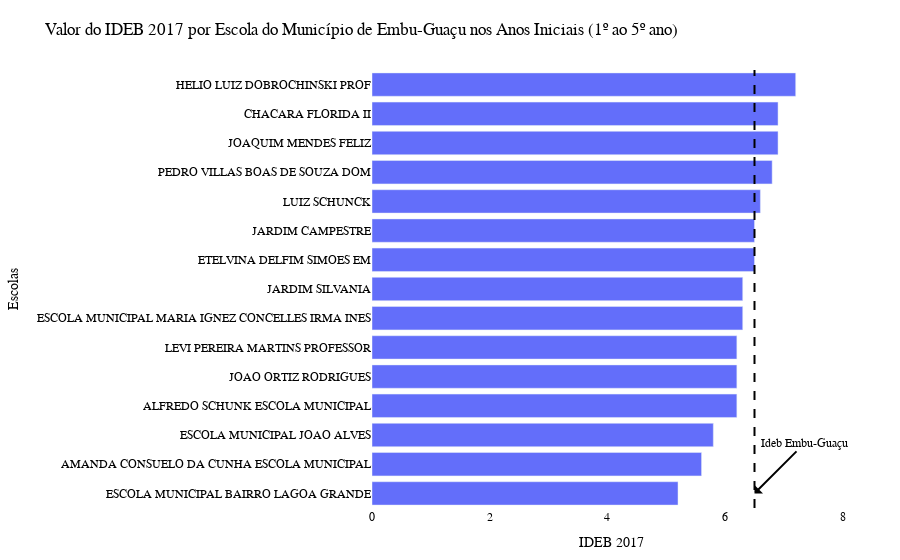
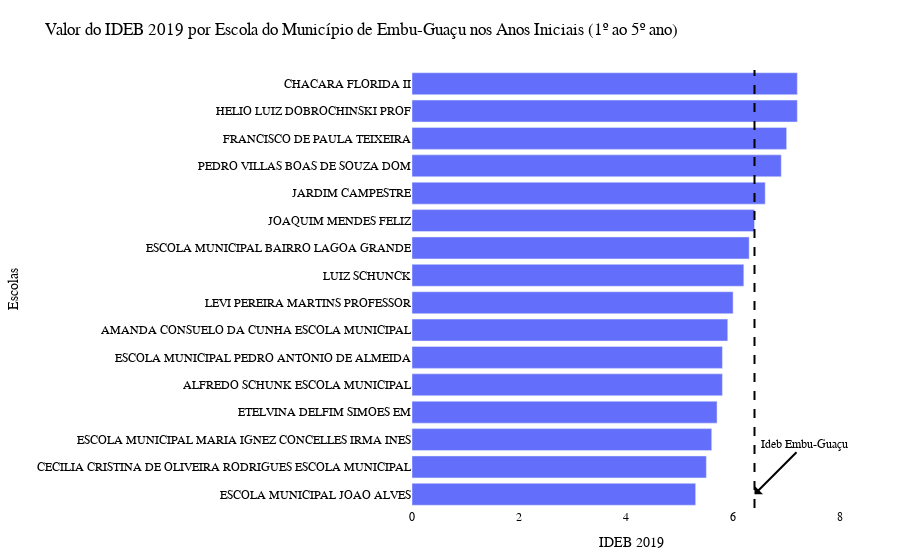

Notebook code for these charts, in order:
### Code cell
import plotly.graph_objects as go

# Filtrando os dados por ciclo AI e ano de 2017
df_2017 = df_ideb_por_escola_embu_guacu[(df_ideb_por_escola_embu_guacu['ano'] == 2017) & (df_ideb_por_escola_embu_guacu['ciclo'] == 'AI')]

# Filtrando os dados por ciclo AI e ano de 2019
df_2019 = df_ideb_por_escola_embu_guacu[(df_ideb_por_escola_embu_guacu['ano'] == 2019) & (df_ideb_por_escola_embu_guacu['ciclo'] == 'AI')]

# Filtrando os dados por ciclo AI e ano de 2021
df_2021 = df_ideb_por_escola_embu_guacu[(df_ideb_por_escola_embu_guacu['ano'] == 2021) & (df_ideb_por_escola_embu_guacu['ciclo'] == 'AI')]

# Ordenando os dados pelo IDEB
df_2017 = df_2017.sort_values(by='ideb', ascending=True)
df_2019 = df_2019.sort_values(by='ideb', ascending=True)
df_2021 = df_2021.sort_values(by='ideb', ascending=True)

# Criando o gráfico de barras
fig = go.Figure()

# Adicionando barras para o ano de 2017
fig.add_trace(go.Bar(x=df_2017['ideb'], y=df_2017['nome_escola'],
                     name='2017', orientation='h', marker_color='#636EFA'))

ideb_2017 = df_ideb_por_municipio[(df_ideb_por_municipio['ciclo'] == 'AI') & (df_ideb_por_municipio['rede'] == 'Pública') & (df_ideb_por_municipio['ano'] == 2017)]['ideb'].mean()

# Adicionando uma linha vertical para indicar o IDEB do município
fig.add_vline(x=ideb_2017, line_dash="dash", line_color="black")

# Adicionando uma anotação
fig.add_annotation(x=ideb_2017, y=0, text="Ideb Embu-Guaçu", showarrow=True,
                   arrowhead=1, arrowcolor="black", arrowsize=1,
                   arrowwidth=2, ax=50, ay=-50)



# Personalizando o layout do gráfico
fig.update_layout(title='Valor do IDEB 2017 por Escola do Município de Embu-Guaçu nos Anos Iniciais (1º ao 5º ano)',
                  xaxis_title='IDEB 2017',
                  yaxis_title='Escolas',
                  legend_title='Ano',
                  barmode='group',
                  plot_bgcolor='rgba(0,0,0,0)',  # Fundo transparente
                  font=dict(family='Arial', size=12, color='black'),  # Estilo da fonte
                  legend=dict(x=0, y=1.0, bgcolor='rgba(255,255,255,0.5)'),  # Posição e estilo da legenda
                  margin=dict(l=150, r=50, t=70, b=50),  # Margens do gráfico
                  )

# Exibindo o gráfico
fig.show()


# Criando o gráfico de barras
fig2 = go.Figure()

# Adicionando barras para o ano de 2019
fig2.add_trace(go.Bar(x=df_2019['ideb'], y=df_2019['nome_escola'],
                     name='2019', orientation='h', marker_color='#636EFA'))

ideb_2019 = df_ideb_por_municipio[(df_ideb_por_municipio['ciclo'] == 'AI') & (df_ideb_por_municipio['rede'] == 'Pública') & (df_ideb_por_municipio['ano'] == 2019)]['ideb'].mean()

# Adicionando uma linha vertical para indicar o IDEB do município
fig2.add_vline(x=ideb_2019, line_dash="dash", line_color="black")

# Adicionando uma anotação
fig2.add_annotation(x=ideb_2019, y=0, text="Ideb Embu-Guaçu", showarrow=True,
                   arrowhead=1, arrowcolor="black", arrowsize=1,
                   arrowwidth=2, ax=50, ay=-50)

# Personalizando o layout do gráfico
fig2.update_layout(title='Valor do IDEB 2019 por Escola do Município de Embu-Guaçu nos Anos Iniciais (1º ao 5º ano)',
                  xaxis_title='IDEB 2019',
                  yaxis_title='Escolas',
                  legend_title='Ano',
                  barmode='group',
                  plot_bgcolor='rgba(0,0,0,0)',  # Fundo transparente
                  font=dict(family='Arial', size=12, color='black'),  # Estilo da fonte
                  legend=dict(x=0, y=1.0, bgcolor='rgba(255,255,255,0.5)'),  # Posição e estilo da legenda
                  margin=dict(l=150, r=50, t=70, b=50),  # Margens do gráfico
                  )

# Exibindo o gráfico
fig2.show()


# Criando o gráfico de barras
fig3 = go.Figure()

# Adicionando barras para o ano de 2021
fig3.add_trace(go.Bar(x=df_2021['ideb'], y=df_2021['nome_escola'],
                     name='2021', orientation='h', marker_color='#636EFA'))

ideb_2021 = df_ideb_por_municipio[(df_ideb_por_municipio['ciclo'] == 'AI') & (df_ideb_por_municipio['rede'] == 'Pública') & (df_ideb_por_municipio['ano'] == 2021)]['ideb'].mean()

# Adicionando uma linha vertical para indicar o IDEB do município
fig3.add_vline(x=ideb_2021, line_dash="dash", line_color="black")

# Adicionando uma anotação
fig3.add_annotation(x=ideb_2021, y=0, text="Ideb Embu-Guaçu", showarrow=True,
                   arrowhead=1, arrowcolor="black", arrowsize=1,
                   arrowwidth=2, ax=50, ay=-50)

# Personalizando o layout do gráfico
fig3.update_layout(title='Valor do IDEB 2021 por Escola do Município de Embu-Guaçu nos Anos Iniciais (1º ao 5º ano)',
                  xaxis_title='IDEB 2021',
                  yaxis_title='Escolas',
                  legend_title='Ano',
                  barmode='group',
                  plot_bgcolor='rgba(0,0,0,0)',  # Fundo transparente
                  font=dict(family='Arial', size=12, color='black'),  # Estilo da fonte
                  legend=dict(x=0, y=1.0, bgcolor='rgba(255,255,255,0.5)'),  # Posição e estilo da legenda
                  margin=dict(l=150, r=50, t=70, b=50),  # Margens do gráfico
                  )

# Exibindo o gráfico
fig3.show()

### Figure 1 — Plotly figure (JSON) as saved in the notebook; plotly's stock layout.template omitted (floating-point values rounded to 4 significant figures)
{"data": [{"marker": {"color": "#636EFA"}, "name": "2017", "orientation": "h", "type": "bar", "x": [5.2, 5.6, 5.8, 6.2, 6.2, 6.2, 6.3, 6.3, 6.5, 6.5, 6.6, 6.8, 6.9, 6.9, 7.2], "y": ["ESCOLA MUNICIPAL BAIRRO LAGOA GRANDE", "AMANDA CONSUELO DA CUNHA ESCOLA MUNICIPAL", "ESCOLA MUNICIPAL JOAO ALVES", "ALFREDO SCHUNK ESCOLA MUNICIPAL", "JOAO ORTIZ RODRIGUES", "LEVI PEREIRA MARTINS PROFESSOR", "ESCOLA MUNICIPAL MARIA IGNEZ CONCELLES IRMA INES", "JARDIM SILVANIA", "ETELVINA DELFIM SIMOES EM", "JARDIM CAMPESTRE", "LUIZ SCHUNCK", "PEDRO VILLAS BOAS DE SOUZA DOM", "JOAQUIM MENDES FELIZ", "CHACARA FLORIDA II", "HELIO LUIZ DOBROCHINSKI PROF"]}], "layout": {"annotations": [{"arrowcolor": "black", "arrowhead": 1, "arrowsize": 1, "arrowwidth": 2, "ax": 50, "ay": -50, "showarrow": true, "text": "Ideb Embu-Guaçu", "x": 6.5, "y": 0}], "barmode": "group", "font": {"color": "black", "family": "Arial", "size": 12}, "legend": {"bgcolor": "rgba(255,255,255,0.5)", "title": {"text": "Ano"}, "x": 0, "y": 1}, "margin": {"b": 50, "l": 150, "r": 50, "t": 70}, "plot_bgcolor": "rgba(0,0,0,0)", "shapes": [{"line": {"color": "black", "dash": "dash"}, "type": "line", "x0": 6.5, "x1": 6.5, "xref": "x", "y0": 0, "y1": 1, "yref": "y domain"}], "title": {"text": "Valor do IDEB 2017 por Escola do Município de Embu-Guaçu nos Anos Iniciais (1º ao 5º ano)"}, "xaxis": {"title": {"text": "IDEB 2017"}}, "yaxis": {"title": {"text": "Escolas"}}}}

### Figure 2 — Plotly figure (JSON) as saved in the notebook; plotly's stock layout.template omitted (floating-point values rounded to 4 significant figures)
{"data": [{"marker": {"color": "#636EFA"}, "name": "2019", "orientation": "h", "type": "bar", "x": [5.3, 5.5, 5.6, 5.7, 5.8, 5.8, 5.9, 6, 6.2, 6.3, 6.4, 6.6, 6.9, 7, 7.2, 7.2], "y": ["ESCOLA MUNICIPAL JOAO ALVES", "CECILIA CRISTINA DE OLIVEIRA RODRIGUES ESCOLA MUNICIPAL", "ESCOLA MUNICIPAL MARIA IGNEZ CONCELLES IRMA INES", "ETELVINA DELFIM SIMOES EM", "ALFREDO SCHUNK ESCOLA MUNICIPAL", "ESCOLA MUNICIPAL PEDRO ANTONIO DE ALMEIDA", "AMANDA CONSUELO DA CUNHA ESCOLA MUNICIPAL", "LEVI PEREIRA MARTINS PROFESSOR", "LUIZ SCHUNCK", "ESCOLA MUNICIPAL BAIRRO LAGOA GRANDE", "JOAQUIM MENDES FELIZ", "JARDIM CAMPESTRE", "PEDRO VILLAS BOAS DE SOUZA DOM", "FRANCISCO DE PAULA TEIXEIRA", "HELIO LUIZ DOBROCHINSKI PROF", "CHACARA FLORIDA II"]}], "layout": {"annotations": [{"arrowcolor": "black", "arrowhead": 1, "arrowsize": 1, "arrowwidth": 2, "ax": 50, "ay": -50, "showarrow": true, "text": "Ideb Embu-Guaçu", "x": 6.4, "y": 0}], "barmode": "group", "font": {"color": "black", "family": "Arial", "size": 12}, "legend": {"bgcolor": "rgba(255,255,255,0.5)", "title": {"text": "Ano"}, "x": 0, "y": 1}, "margin": {"b": 50, "l": 150, "r": 50, "t": 70}, "plot_bgcolor": "rgba(0,0,0,0)", "shapes": [{"line": {"color": "black", "dash": "dash"}, "type": "line", "x0": 6.4, "x1": 6.4, "xref": "x", "y0": 0, "y1": 1, "yref": "y domain"}], "title": {"text": "Valor do IDEB 2019 por Escola do Município de Embu-Guaçu nos Anos Iniciais (1º ao 5º ano)"}, "xaxis": {"title": {"text": "IDEB 2019"}}, "yaxis": {"title": {"text": "Escolas"}}}}
